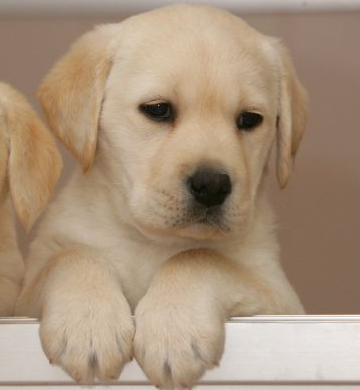
#> input picture src/img/perro2.png, 360 x 390 px, found by its file name
$ python 7_concat_example.py
#> lines starting #> are read from the running program, lines starting #| are printed output that depends on the picture
import cv2

src1 = 'src/img/perro2.png'
src2 = 'src/img/perro1.png'


img1 = cv2.imread(src1)
#> img1 is the input picture: shape (390, 360, 3); mean B, G, R 124.3, 147.1, 169.2
img2 = cv2.imread(src2)
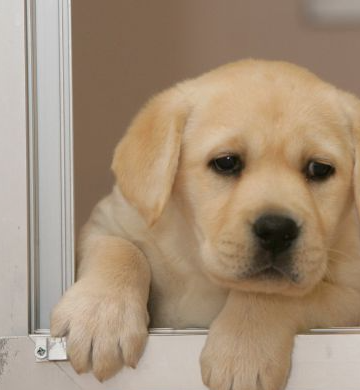
#> input picture src/img/perro1.png, 360 x 390 px, found by its file name
#> img2 is the input picture: shape (390, 360, 3); mean B, G, R 120.9, 143.7, 164.9

vcon = cv2.vconcat([img1, img2])
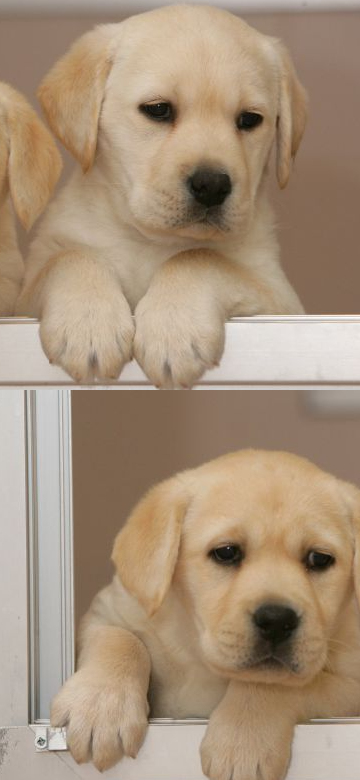
#> vcon: shape (780, 360, 3); mean B, G, R 122.6, 145.4, 167.1
hcon = cv2.hconcat([img1, img2])
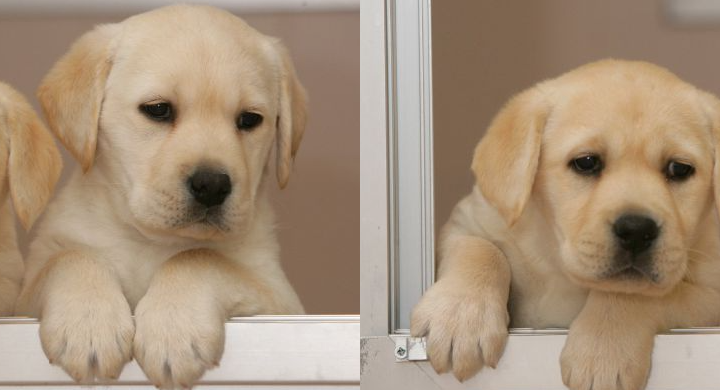
#> hcon: shape (390, 720, 3); mean B, G, R 122.6, 145.4, 167.1

cv2.imshow('vcon', vcon)
cv2.imshow('hcon', hcon)

cv2.waitKey(0)
